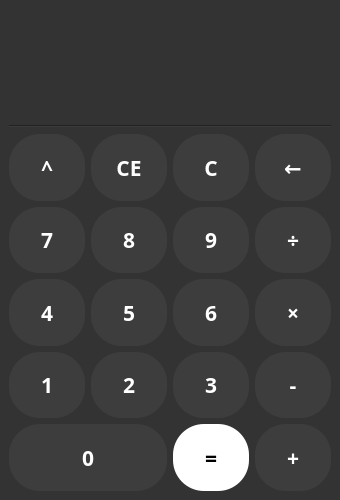
<?xml version="1.0" encoding="UTF-8"?>
<ui version="4.0">
 <class>MainWindow</class>
 <widget class="QMainWindow" name="MainWindow">
  <property name="geometry">
   <rect>
    <x>0</x>
    <y>0</y>
    <width>340</width>
    <height>500</height>
   </rect>
  </property>
  <property name="minimumSize">
   <size>
    <width>340</width>
    <height>500</height>
   </size>
  </property>
  <property name="windowTitle">
   <string>Calculator</string>
  </property>
  <property name="styleSheet">
   <string notr="true">QWidget {
	color: #ffffff;
	background-color: #333333;
	font-family:Archive;
	font-size: 16pt; 
}

QPushButton {
	background-color: #3d3d3d;
	font-weight: 600;
	border-radius: 31%;
}

QPushButton:hover {
	background-color: #5d5d5d;
}

QPushButton:pressed {
	background-color: #353535;
}

QPushButton[mathButton=&quot;true&quot;] {
	background-color:qlineargradient(spread:pad, x1:0, y1:0, x2:1, y2:0, stop:0 #6579d9, stop:1 #7751a8);
}

QPushButton[mathButton=&quot;true&quot;]:hover {
	background-color:qlineargradient(spread:pad, x1:0, y1:0, x2:1, y2:0, stop:0 #7751a8, stop:1 #6579d9);
}

QPushButton[mathButton=&quot;true&quot;]:pressed {
	background-color:qlineargradient(spread:pad, x1:0, y1:0, x2:1, y2:0, stop:0 rgba(118, 50, 228, 255), stop:0.988827 rgba(25, 43, 61, 255))
}

QLineEdit {
	border:none;
	font-size: 40pt;
}</string>
  </property>
  <widget class="QWidget" name="centralwidget">
   <layout class="QGridLayout" name="gridLayout_2">
    <item row="0" column="0">
     <layout class="QVBoxLayout" name="verticalLayout">
      <item>
       <widget class="QLabel" name="Temp">
        <property name="sizePolicy">
         <sizepolicy hsizetype="Preferred" vsizetype="Maximum">
          <horstretch>0</horstretch>
          <verstretch>0</verstretch>
         </sizepolicy>
        </property>
        <property name="styleSheet">
         <string notr="true">color: #949494;</string>
        </property>
        <property name="text">
         <string/>
        </property>
        <property name="alignment">
         <set>Qt::AlignBottom|Qt::AlignRight|Qt::AlignTrailing</set>
        </property>
       </widget>
      </item>
      <item>
       <widget class="QLineEdit" name="Entry">
        <property name="minimumSize">
         <size>
          <width>0</width>
          <height>50</height>
         </size>
        </property>
        <property name="font">
         <font>
          <family>Archive</family>
          <pointsize>40</pointsize>
          <bold>false</bold>
         </font>
        </property>
        <property name="text">
         <string/>
        </property>
        <property name="maxLength">
         <number>16</number>
        </property>
        <property name="alignment">
         <set>Qt::AlignRight|Qt::AlignTrailing|Qt::AlignVCenter</set>
        </property>
        <property name="readOnly">
         <bool>true</bool>
        </property>
       </widget>
      </item>
      <item>
       <widget class="Line" name="HorizontalLine">
        <property name="orientation">
         <enum>Qt::Horizontal</enum>
        </property>
       </widget>
      </item>
     </layout>
    </item>
    <item row="1" column="0">
     <layout class="QGridLayout" name="gridLayout">
      <item row="3" column="2">
       <widget class="QPushButton" name="Button3">
        <property name="sizePolicy">
         <sizepolicy hsizetype="Minimum" vsizetype="Expanding">
          <horstretch>0</horstretch>
          <verstretch>0</verstretch>
         </sizepolicy>
        </property>
        <property name="cursor">
         <cursorShape>PointingHandCursor</cursorShape>
        </property>
        <property name="text">
         <string>3</string>
        </property>
        <property name="shortcut">
         <string>3</string>
        </property>
       </widget>
      </item>
      <item row="1" column="0">
       <widget class="QPushButton" name="Button7">
        <property name="sizePolicy">
         <sizepolicy hsizetype="Minimum" vsizetype="Expanding">
          <horstretch>0</horstretch>
          <verstretch>0</verstretch>
         </sizepolicy>
        </property>
        <property name="cursor">
         <cursorShape>PointingHandCursor</cursorShape>
        </property>
        <property name="text">
         <string>7</string>
        </property>
        <property name="shortcut">
         <string>7</string>
        </property>
       </widget>
      </item>
      <item row="1" column="1">
       <widget class="QPushButton" name="Button8">
        <property name="sizePolicy">
         <sizepolicy hsizetype="Minimum" vsizetype="Expanding">
          <horstretch>0</horstretch>
          <verstretch>0</verstretch>
         </sizepolicy>
        </property>
        <property name="cursor">
         <cursorShape>PointingHandCursor</cursorShape>
        </property>
        <property name="text">
         <string>8</string>
        </property>
        <property name="shortcut">
         <string>8</string>
        </property>
       </widget>
      </item>
      <item row="2" column="1">
       <widget class="QPushButton" name="Button5">
        <property name="sizePolicy">
         <sizepolicy hsizetype="Minimum" vsizetype="Expanding">
          <horstretch>0</horstretch>
          <verstretch>0</verstretch>
         </sizepolicy>
        </property>
        <property name="cursor">
         <cursorShape>PointingHandCursor</cursorShape>
        </property>
        <property name="text">
         <string>5</string>
        </property>
        <property name="shortcut">
         <string>5</string>
        </property>
       </widget>
      </item>
      <item row="4" column="0" colspan="2">
       <widget class="QPushButton" name="Button0">
        <property name="sizePolicy">
         <sizepolicy hsizetype="Minimum" vsizetype="Expanding">
          <horstretch>0</horstretch>
          <verstretch>0</verstretch>
         </sizepolicy>
        </property>
        <property name="cursor">
         <cursorShape>PointingHandCursor</cursorShape>
        </property>
        <property name="text">
         <string>0</string>
        </property>
        <property name="shortcut">
         <string>0</string>
        </property>
       </widget>
      </item>
      <item row="2" column="0">
       <widget class="QPushButton" name="Button4">
        <property name="sizePolicy">
         <sizepolicy hsizetype="Minimum" vsizetype="Expanding">
          <horstretch>0</horstretch>
          <verstretch>0</verstretch>
         </sizepolicy>
        </property>
        <property name="cursor">
         <cursorShape>PointingHandCursor</cursorShape>
        </property>
        <property name="text">
         <string>4</string>
        </property>
        <property name="shortcut">
         <string>4</string>
        </property>
       </widget>
      </item>
      <item row="3" column="1">
       <widget class="QPushButton" name="Button2">
        <property name="sizePolicy">
         <sizepolicy hsizetype="Minimum" vsizetype="Expanding">
          <horstretch>0</horstretch>
          <verstretch>0</verstretch>
         </sizepolicy>
        </property>
        <property name="cursor">
         <cursorShape>PointingHandCursor</cursorShape>
        </property>
        <property name="text">
         <string>2</string>
        </property>
        <property name="shortcut">
         <string>2</string>
        </property>
       </widget>
      </item>
      <item row="3" column="0">
       <widget class="QPushButton" name="Button1">
        <property name="sizePolicy">
         <sizepolicy hsizetype="Minimum" vsizetype="Expanding">
          <horstretch>0</horstretch>
          <verstretch>0</verstretch>
         </sizepolicy>
        </property>
        <property name="cursor">
         <cursorShape>PointingHandCursor</cursorShape>
        </property>
        <property name="text">
         <string>1</string>
        </property>
        <property name="shortcut">
         <string>1</string>
        </property>
       </widget>
      </item>
      <item row="1" column="2">
       <widget class="QPushButton" name="Button9">
        <property name="sizePolicy">
         <sizepolicy hsizetype="Minimum" vsizetype="Expanding">
          <horstretch>0</horstretch>
          <verstretch>0</verstretch>
         </sizepolicy>
        </property>
        <property name="cursor">
         <cursorShape>PointingHandCursor</cursorShape>
        </property>
        <property name="text">
         <string>9</string>
        </property>
        <property name="shortcut">
         <string>9</string>
        </property>
       </widget>
      </item>
      <item row="2" column="2">
       <widget class="QPushButton" name="Button6">
        <property name="sizePolicy">
         <sizepolicy hsizetype="Minimum" vsizetype="Expanding">
          <horstretch>0</horstretch>
          <verstretch>0</verstretch>
         </sizepolicy>
        </property>
        <property name="cursor">
         <cursorShape>PointingHandCursor</cursorShape>
        </property>
        <property name="text">
         <string>6</string>
        </property>
        <property name="shortcut">
         <string>6</string>
        </property>
       </widget>
      </item>
      <item row="4" column="2">
       <widget class="QPushButton" name="btn_equal">
        <property name="sizePolicy">
         <sizepolicy hsizetype="Minimum" vsizetype="Expanding">
          <horstretch>0</horstretch>
          <verstretch>0</verstretch>
         </sizepolicy>
        </property>
        <property name="cursor">
         <cursorShape>PointingHandCursor</cursorShape>
        </property>
        <property name="autoFillBackground">
         <bool>false</bool>
        </property>
        <property name="styleSheet">
         <string notr="true">background-color: #ffffff;
color: #000000</string>
        </property>
        <property name="text">
         <string>=</string>
        </property>
        <property name="shortcut">
         <string>Return</string>
        </property>
       </widget>
      </item>
      <item row="4" column="3">
       <widget class="QPushButton" name="btn_add">
        <property name="sizePolicy">
         <sizepolicy hsizetype="Minimum" vsizetype="Expanding">
          <horstretch>0</horstretch>
          <verstretch>0</verstretch>
         </sizepolicy>
        </property>
        <property name="cursor">
         <cursorShape>PointingHandCursor</cursorShape>
        </property>
        <property name="styleSheet">
         <string notr="true"/>
        </property>
        <property name="text">
         <string>+</string>
        </property>
        <property name="shortcut">
         <string>+</string>
        </property>
        <property name="mathButton" stdset="0">
         <bool>true</bool>
        </property>
       </widget>
      </item>
      <item row="3" column="3">
       <widget class="QPushButton" name="btn_sub">
        <property name="sizePolicy">
         <sizepolicy hsizetype="Minimum" vsizetype="Expanding">
          <horstretch>0</horstretch>
          <verstretch>0</verstretch>
         </sizepolicy>
        </property>
        <property name="cursor">
         <cursorShape>PointingHandCursor</cursorShape>
        </property>
        <property name="styleSheet">
         <string notr="true"/>
        </property>
        <property name="text">
         <string>-</string>
        </property>
        <property name="shortcut">
         <string>-</string>
        </property>
        <property name="mathButton" stdset="0">
         <bool>true</bool>
        </property>
       </widget>
      </item>
      <item row="2" column="3">
       <widget class="QPushButton" name="btn_mul">
        <property name="sizePolicy">
         <sizepolicy hsizetype="Minimum" vsizetype="Expanding">
          <horstretch>0</horstretch>
          <verstretch>0</verstretch>
         </sizepolicy>
        </property>
        <property name="cursor">
         <cursorShape>PointingHandCursor</cursorShape>
        </property>
        <property name="styleSheet">
         <string notr="true"/>
        </property>
        <property name="text">
         <string>×</string>
        </property>
        <property name="shortcut">
         <string>*</string>
        </property>
        <property name="mathButton" stdset="0">
         <bool>true</bool>
        </property>
       </widget>
      </item>
      <item row="1" column="3">
       <widget class="QPushButton" name="btn_div">
        <property name="sizePolicy">
         <sizepolicy hsizetype="Minimum" vsizetype="Expanding">
          <horstretch>0</horstretch>
          <verstretch>0</verstretch>
         </sizepolicy>
        </property>
        <property name="font">
         <font>
          <family>Archive</family>
          <pointsize>16</pointsize>
          <bold>true</bold>
         </font>
        </property>
        <property name="cursor">
         <cursorShape>PointingHandCursor</cursorShape>
        </property>
        <property name="styleSheet">
         <string notr="true"/>
        </property>
        <property name="text">
         <string>÷</string>
        </property>
        <property name="shortcut">
         <string>/</string>
        </property>
        <property name="mathButton" stdset="0">
         <bool>true</bool>
        </property>
       </widget>
      </item>
      <item row="0" column="0">
       <widget class="QPushButton" name="btn_exp">
        <property name="sizePolicy">
         <sizepolicy hsizetype="Minimum" vsizetype="Expanding">
          <horstretch>0</horstretch>
          <verstretch>0</verstretch>
         </sizepolicy>
        </property>
        <property name="cursor">
         <cursorShape>PointingHandCursor</cursorShape>
        </property>
        <property name="text">
         <string>^</string>
        </property>
        <property name="shortcut">
         <string>^</string>
        </property>
       </widget>
      </item>
      <item row="0" column="1">
       <widget class="QPushButton" name="btn_clear">
        <property name="sizePolicy">
         <sizepolicy hsizetype="Minimum" vsizetype="Expanding">
          <horstretch>0</horstretch>
          <verstretch>0</verstretch>
         </sizepolicy>
        </property>
        <property name="cursor">
         <cursorShape>PointingHandCursor</cursorShape>
        </property>
        <property name="text">
         <string>CE</string>
        </property>
        <property name="shortcut">
         <string>Del</string>
        </property>
       </widget>
      </item>
      <item row="0" column="2">
       <widget class="QPushButton" name="btn_clearAll">
        <property name="sizePolicy">
         <sizepolicy hsizetype="Minimum" vsizetype="Expanding">
          <horstretch>0</horstretch>
          <verstretch>0</verstretch>
         </sizepolicy>
        </property>
        <property name="cursor">
         <cursorShape>PointingHandCursor</cursorShape>
        </property>
        <property name="text">
         <string>C</string>
        </property>
        <property name="shortcut">
         <string>Esc</string>
        </property>
       </widget>
      </item>
      <item row="0" column="3">
       <widget class="QPushButton" name="btn_backspace">
        <property name="sizePolicy">
         <sizepolicy hsizetype="Minimum" vsizetype="Expanding">
          <horstretch>0</horstretch>
          <verstretch>0</verstretch>
         </sizepolicy>
        </property>
        <property name="cursor">
         <cursorShape>PointingHandCursor</cursorShape>
        </property>
        <property name="text">
         <string>←</string>
        </property>
        <property name="shortcut">
         <string>Backspace</string>
        </property>
       </widget>
      </item>
     </layout>
    </item>
   </layout>
  </widget>
 </widget>
 <resources/>
 <connections/>
</ui>
